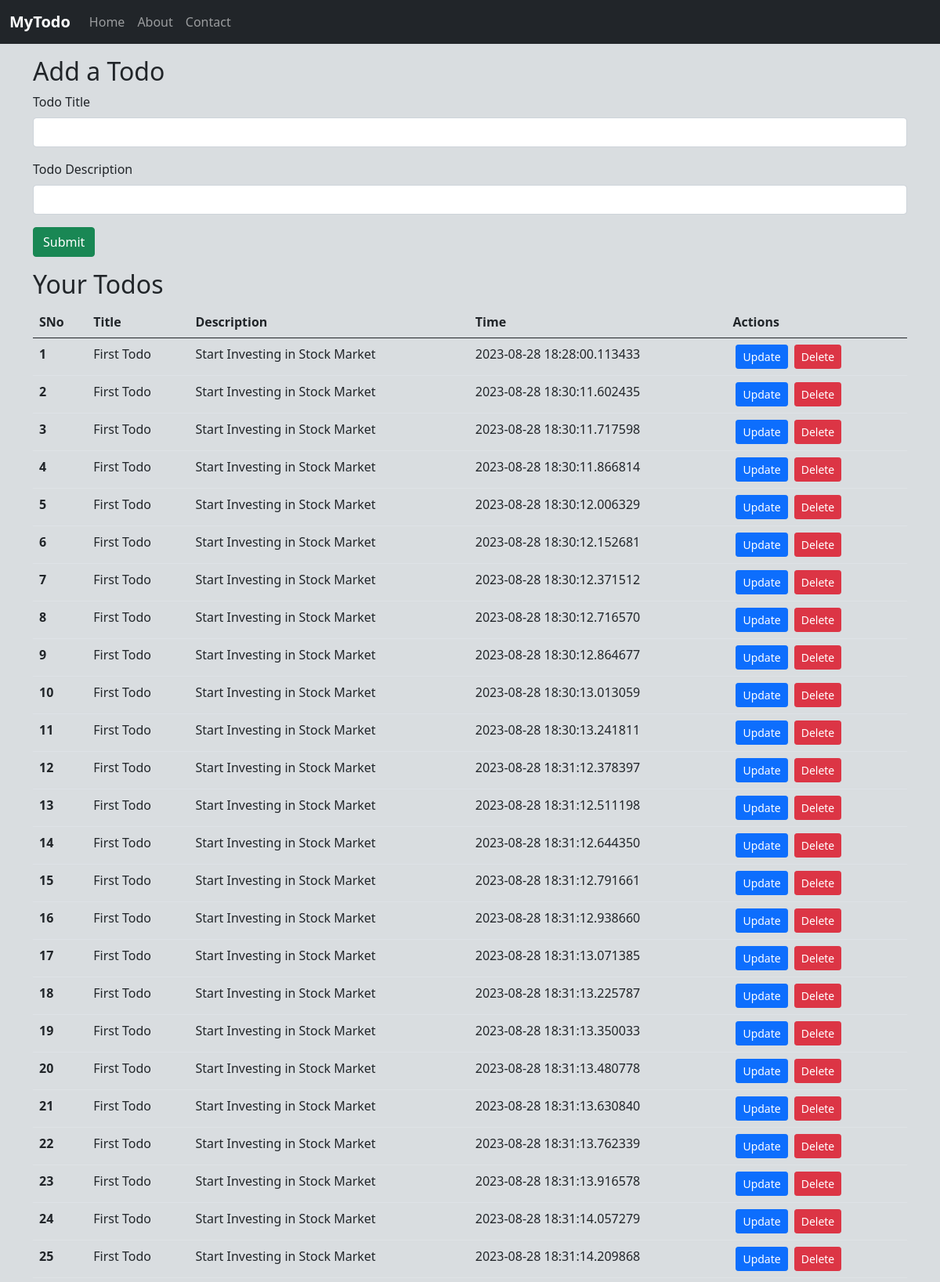
The page / (upper part) on the database its author committed.
### app.py (models this page shows, shortened)
class Todo(db.Model):
    sno = db.Column(db.Integer, primary_key=True)
    title = db.Column(db.String(200), nullable=False)
    desc = db.Column(db.String(500), nullable=False)
    date_created = db.Column(db.DateTime, default=datetime.utcnow)

### app.py (the view)
@app.route('/', methods=['GET', 'POST'])
def hello_world():
    if request.method == 'POST':
        title = request.form['title']
        desc = request.form['desc']
        todo = Todo(title=title, desc = desc)
        db.session.add(todo)
        db.session.commit()
    allTodo = Todo.query.all()
    return render_template('index.html', allTodo=allTodo)

### templates/index.html (shortened to what this page needs)
{% extends 'base.html' %}
{% block body %}
    <div class="container my-3">
        <h2>Add a Todo</h2>
        <form action="/" method="POST">
            <div class="mb-3">
              <label for="title" class="form-label">Todo Title</label>
              <input type="text" class="form-control" name="title" id="title" aria-describedby="emailHelp">
            </div>
            <div class="mb-3">
              <label for="desc" class="form-label">Todo Description</label>
              <input type="text" class="form-control" name="desc" id="desc">
            </div>
            <button type="submit" class="btn btn-success">Submit</button>
          </form>
    </div>
    <div class="container my-3">
        <h2>Your Todos</h2>
                {% if allTodo|length == 0 %}
                <div class="alert alert-dark" role="alert">
                    No Todos found. Add your first todo now!
                  </div>
                    {% else %}
                    <table class="table">
                        <thead>
                          <tr>
                            <th scope="col">SNo</th>
                            <th scope="col">Title</th>
                            <th scope="col">Description</th>
                            <th scope="col">Time</th>
                            <th scope="col">Actions</th>
                          </tr>
                        </thead>
                        <tbody>
              {% for todo in allTodo %}
              <tr>
                <th scope="row">{{loop.index}}</th>
                <td>{{todo.title}}</td>
                <td>{{todo.desc}}</td>
                <td>{{todo.date_created}}</td>
                <td>
                  <a href="/update/{{todo.sno}}" type="button" class="btn btn-primary btn-sm mx-1">Update</button>
                  <a href="/delete/{{todo.sno}}" type="button" class="btn btn-danger btn-sm mx-1">Delete</button>
                </td>
              </tr>
              {% endfor %}
            </tbody>
            </table>
              {% endif %}
    </div>
{% endblock body %}

### templates/base.html (shortened to what this page needs)
<!doctype html>
<html lang="en">
<head>
    <link href="https://cdn.jsdelivr.net/npm/bootstrap@5.0.0-beta2/dist/css/bootstrap.min.css" rel="stylesheet"
>
    <link rel="stylesheet" href="{{ url_for('static', filename='css/style.css') }}">
</head>
<body>
  <nav class="navbar navbar-expand-lg navbar-dark bg-dark">
    <div class="container-fluid">
      <a class="navbar-brand" href="/">MyTodo</a>
      <div class="collapse navbar-collapse" id="navbarNav">
        <ul class="navbar-nav ml-auto">
          <li class="nav-item active">
            <a class="nav-link" href="/">Home</a>
          </li>
          <li class="nav-item">
            <a class="nav-link" href="/about">About</a>
          </li>
          <li class="nav-item">
            <a class="nav-link" href="/contact">Contact</a>
          </li>
        </ul>
      </div>
    </div>
  </nav>
{% block body %}
{% endblock  %}
</body>
</html>

### static/css/style.css (style rules this page uses)
body { background-color: rgb(217, 221, 224); }

### templates/base.html (style rules this page uses)
.navbar { background-color: #343a40; }
.navbar-brand { color: #f8f9fa; font-weight: bold; }
.navbar-nav .nav-link { color: #f8f9fa; }

### rows shown on the page
Todo: title "First Todo", desc "Start Investing in Stock Market", date_created "2023-08-28 18:28:00.113433"
Todo: title "First Todo", desc "Start Investing in Stock Market", date_created "2023-08-28 18:30:11.602435"
Todo: title "First Todo", desc "Start Investing in Stock Market", date_created "2023-08-28 18:30:11.717598"
Todo: title "First Todo", desc "Start Investing in Stock Market", date_created "2023-08-28 18:30:11.866814"
Todo: title "First Todo", desc "Start Investing in Stock Market", date_created "2023-08-28 18:30:12.006329"
Todo: title "First Todo", desc "Start Investing in Stock Market", date_created "2023-08-28 18:30:12.152681"
Todo: title "First Todo", desc "Start Investing in Stock Market", date_created "2023-08-28 18:30:12.371512"
Todo: title "First Todo", desc "Start Investing in Stock Market", date_created "2023-08-28 18:30:12.716570"
Todo: title "First Todo", desc "Start Investing in Stock Market", date_created "2023-08-28 18:30:12.864677"
Todo: title "First Todo", desc "Start Investing in Stock Market", date_created "2023-08-28 18:30:13.013059"
Todo: title "First Todo", desc "Start Investing in Stock Market", date_created "2023-08-28 18:30:13.241811"
Todo: title "First Todo", desc "Start Investing in Stock Market", date_created "2023-08-28 18:31:12.378397"
Todo: title "First Todo", desc "Start Investing in Stock Market", date_created "2023-08-28 18:31:12.511198"
Todo: title "First Todo", desc "Start Investing in Stock Market", date_created "2023-08-28 18:31:12.644350"
Todo: title "First Todo", desc "Start Investing in Stock Market", date_created "2023-08-28 18:31:12.791661"
Todo: title "First Todo", desc "Start Investing in Stock Market", date_created "2023-08-28 18:31:12.938660"
Todo: title "First Todo", desc "Start Investing in Stock Market", date_created "2023-08-28 18:31:13.071385"
Todo: title "First Todo", desc "Start Investing in Stock Market", date_created "2023-08-28 18:31:13.225787"
Todo: title "First Todo", desc "Start Investing in Stock Market", date_created "2023-08-28 18:31:13.350033"
Todo: title "First Todo", desc "Start Investing in Stock Market", date_created "2023-08-28 18:31:13.480778"
Todo: title "First Todo", desc "Start Investing in Stock Market", date_created "2023-08-28 18:31:13.630840"
Todo: title "First Todo", desc "Start Investing in Stock Market", date_created "2023-08-28 18:31:13.762339"
Todo: title "First Todo", desc "Start Investing in Stock Market", date_created "2023-08-28 18:31:13.916578"
Todo: title "First Todo", desc "Start Investing in Stock Market", date_created "2023-08-28 18:31:14.057279"
Todo: title "First Todo", desc "Start Investing in Stock Market", date_created "2023-08-28 18:31:14.209868"
